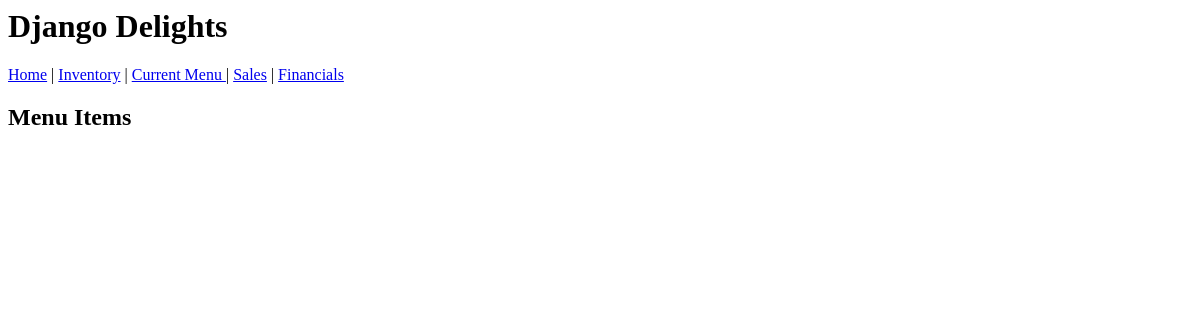
/inventory/menuitems/, run on an earlier commit of the app's database.
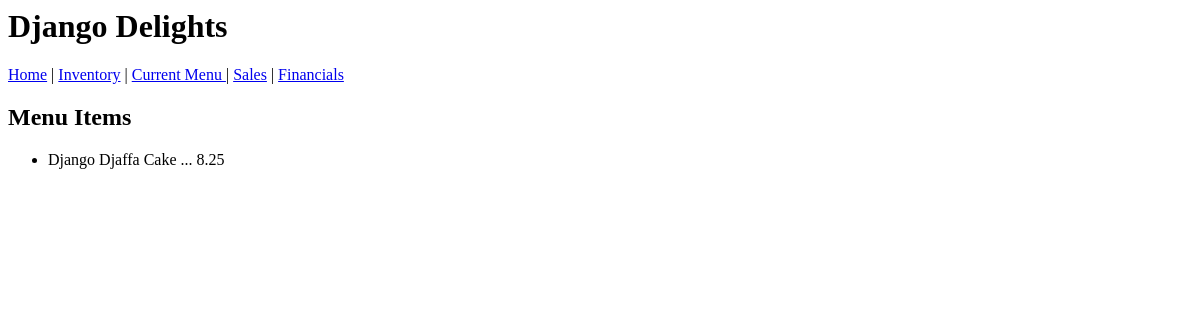
And on a later commit of the database.
### inventory/models.py (models this page shows, shortened)
class MenuItem(models.Model):
    name = models.CharField(max_length = 200, unique = True)
    price = models.FloatField(default = 0.00)

### inventory/views.py (the view)
# urls.py: path('menuitems/', views.MenuItemList.as_view(), name='menuitems'),
class MenuItemList(ListView):
    model = MenuItem
    template_name = 'inventory/menu_item_list.html'

### inventory/templates/inventory/menu_item_list.html
{% extends './base.html' %}
{% block content %}
    <h2> Menu Items </h2>
    <ul>
        {% for menu_item in object_list %}
            <li>
                <div> {{menu_item.name}} ... {{menu_item.price}} </div>
            </li>
        {% endfor %}
    </ul>
{% endblock %}

What changed in the data, as far as the page shows it:
added MenuItem: name "Django Djaffa Cake", price "8.25"
